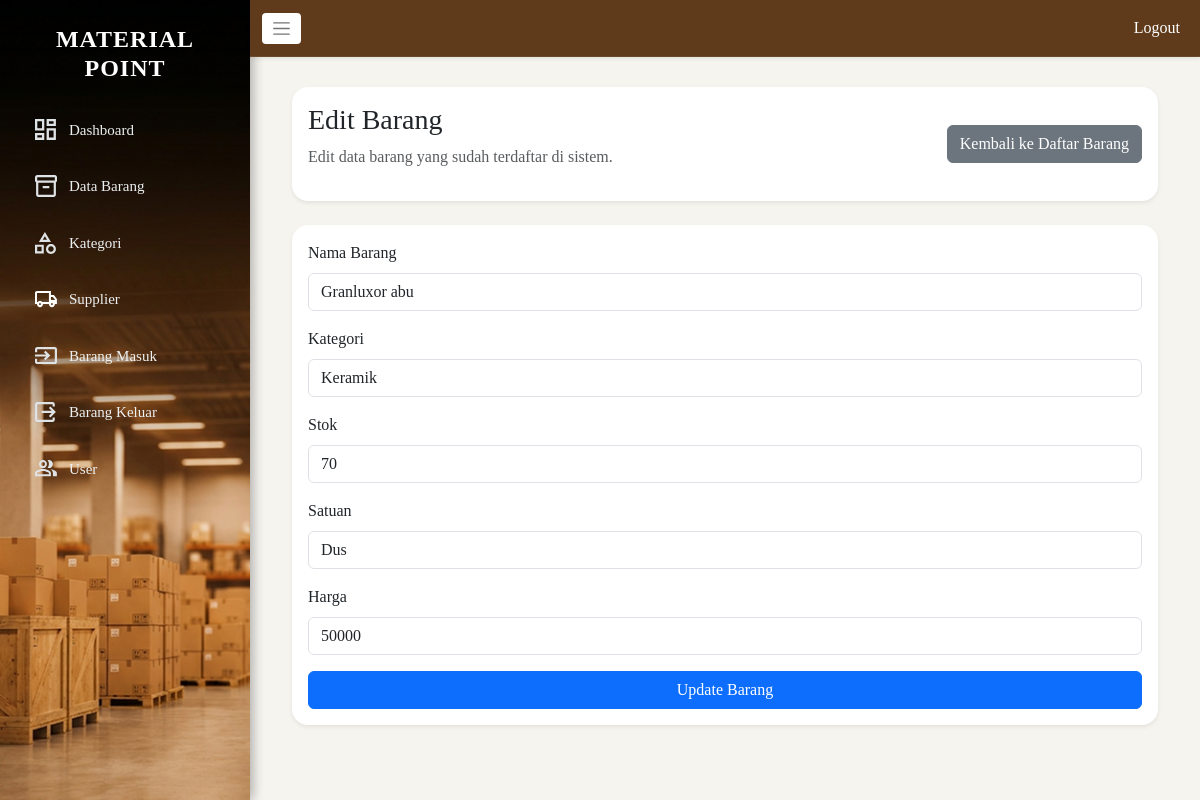
Page /barang/edit_barang.php?id=1 (signed in) on the committed database.
### tables this page shows
CREATE TABLE `barang` (
  `id_barang` int(11) NOT NULL,
  `nama_barang` varchar(100) NOT NULL,
  `id_kategori` int(11) NOT NULL,
  `stok` int(11) NOT NULL DEFAULT 0,
  `satuan` varchar(50) DEFAULT NULL,
  `harga` int(11) NOT NULL
);

CREATE TABLE `kategori` (
  `id_kategori` int(11) NOT NULL,
  `nama_kategori` varchar(100) NOT NULL
);

### barang/edit_barang.php (the view, shortened to what this page needs)
<?php
include '../koneksi_db.php';
$id_barang = isset($_GET['id']) ? intval($_GET['id']) : 0;
$barang = [];
if ($id_barang > 0) {
    $sql = "SELECT id_barang, nama_barang, id_kategori, stok, satuan, harga FROM barang WHERE id_barang = ?";
    if ($stmt = $conn->prepare($sql)) {
        $stmt->bind_param("i", $id_barang);
        $stmt->execute();
        $result = $stmt->get_result();
        if ($result->num_rows > 0) {
            $barang = $result->fetch_assoc();
        }
    }
}
$listKategori = [];
$sqlKategori = "SELECT id_kategori, nama_kategori FROM kategori ORDER BY nama_kategori ASC";
if ($result = $conn->query($sqlKategori)) {
    while ($row = $result->fetch_assoc()) {
        $listKategori[] = $row;
    }
}
?>
<!DOCTYPE html>
<html>
<head>
    <link href="https://cdn.jsdelivr.net/npm/bootstrap@5.3.0/dist/css/bootstrap.min.css" rel="stylesheet">
    <link rel="stylesheet" href="../asset/css/style.css">
</head>
<body class="admin-dashboard">
<div class="sidebar d-none d-md-block">
    <?php include '../layout/sidebar.php'; ?>
</div>
<div class="main-wrapper">
    <?php include '../layout/nav.php'; ?>
    <div class="content">
        <div class="container-fluid">
            <div class="row mb-4">
                <div class="col-md-12">
                    <div class="card shadow-sm border-0 rounded-4">
                        <div class="card-body d-flex justify-content-between align-items-center">
                            <div>
                                <h3>Edit Barang</h3>
                                <p class="text-muted">Edit data barang yang sudah terdaftar di sistem.</p>
                            </div>
                            <a href="data_barang.php" class="btn btn-secondary">Kembali ke Daftar Barang</a>
                        </div>
                    </div>
                </div>
            </div>
            <div class="row g-4">
                <div class="col-12">
                    <div class="card shadow-sm border-0 rounded-4">
                        <div class="card-body">
                            <form method="POST" action="proses/proses_edit.php">
                                <div class="mb-3">
                                    <label class="form-label">Nama Barang</label>
                                    <input type="text" name="nama_barang" class="form-control" value="<?php echo htmlspecialchars($barang['nama_barang']); ?>" required>
                                </div>
                                <div class="mb-3">
                                    <label class="form-label">Kategori</label>
                                    <select name="id_kategori" class="form-control" required>
                                        <?php foreach ($listKategori as $kategori): ?>
                                            <option value="<?php echo intval($kategori['id_kategori']); ?>"
                                                <?php echo ($kategori['id_kategori'] == $barang['id_kategori']) ? 'selected' : ''; ?>>
                                                <?php echo htmlspecialchars($kategori['nama_kategori']); ?>
                                            </option>
                                        <?php endforeach; ?>
                                    </select>
                                </div>
                                <div class="mb-3">
                                    <label class="form-label">Stok</label>
                                    <input type="number" name="stok" class="form-control" min="0" value="<?php echo intval($barang['stok']); ?>" required>
                                </div>
                                <div class="mb-3">
                                    <label class="form-label">Satuan</label>
                                    <input type="text" name="satuan" class="form-control" value="<?php echo htmlspecialchars($barang['satuan'] ?? ''); ?>" placeholder="Contoh: pcs, kg, liter" maxlength="50">
                                </div>
                                <div class="mb-3">
                                    <label class="form-label">Harga</label>
                                    <input type="number" name="harga" class="form-control" min="0" value="<?php echo intval($barang['harga']); ?>" required>
                                </div>
                                <button type="submit" class="btn btn-primary w-100">Update Barang</button>
                            </form>
                        </div>
                    </div>
                </div>
            </div>
        </div>
    </div>
</div>
</body>
</html>

### asset/css/style.css (style rules this page uses)
body { background: #f6f4ef; font-family: "Poppins"; padding-top: 40px; }
::placeholder { font-size: 16px; }
.sidebar { width: 250px; height: 100vh; background: url("../img/sidebar.png") no-repeat center center; background-size: cover; position: fixed; top: 0; left: 0; padding: 25px 20px; box-shadow: 2px 0 12px rgba(0, 0, 0, 0.18); transition: transform 0.3s ease, padding 0.3s ease, box-shadow 0.3s ease; }
body.admin-dashboard { padding-top: 0; }
.content { margin-left: 270px; padding: 30px; transition: margin-left 0.3s ease, padding 0.3s ease; }
.main-wrapper { margin-left: 250px; transition: margin-left 0.3s ease; }
.main-wrapper .content { margin-left: 0; }

### rows in the picture
barang: nama_barang "Granluxor abu", id_kategori "Keramik", stok "70", satuan "Dus", harga "50000"
